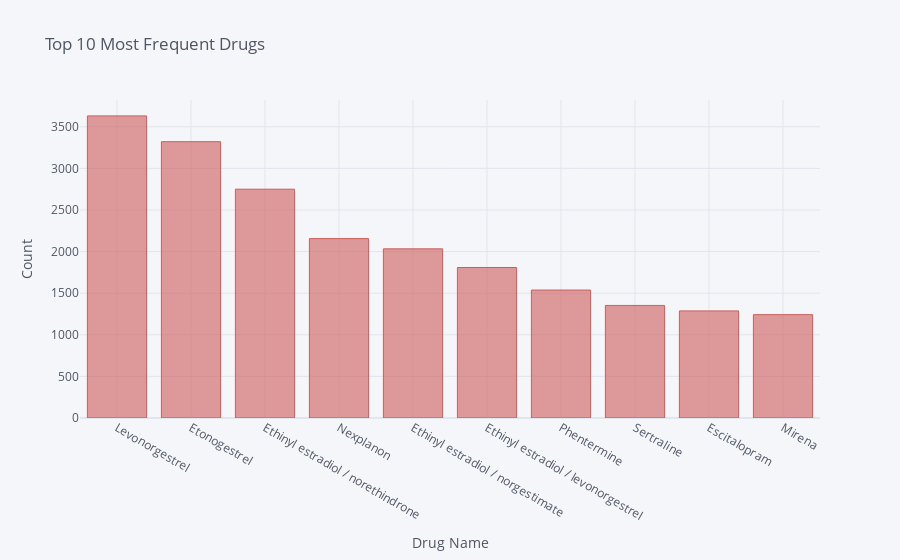

Here is the notebook cell this chart was saved with:
### Code cell
df.drugName.value_counts().iloc[:10].iplot(kind='bar', 
                                           title='Top 10 Most Frequent Drugs',
                                          xTitle='Drug Name',
                                          yTitle='Count',
                                          color='indianred')

### Figure 1 — Plotly figure (JSON) as saved in the notebook; plotly's stock layout.template omitted (floating-point values rounded to 4 significant figures)
{"data": [{"marker": {"color": "rgba(205, 92, 92, 0.6)", "line": {"color": "rgba(205, 92, 92, 1.0)", "width": 1}}, "name": "drugName", "orientation": "v", "text": "", "type": "bar", "x": ["Levonorgestrel", "Etonogestrel", "Ethinyl estradiol / norethindrone", "Nexplanon", "Ethinyl estradiol / norgestimate", "Ethinyl estradiol / levonorgestrel", "Phentermine", "Sertraline", "Escitalopram", "Mirena"], "y": [3631, 3321, 2750, 2156, 2033, 1809, 1538, 1353, 1287, 1242]}], "layout": {"legend": {"bgcolor": "#F5F6F9", "font": {"color": "#4D5663"}}, "paper_bgcolor": "#F5F6F9", "plot_bgcolor": "#F5F6F9", "title": {"font": {"color": "#4D5663"}, "text": "Top 10 Most Frequent Drugs"}, "xaxis": {"gridcolor": "#E1E5ED", "showgrid": true, "tickfont": {"color": "#4D5663"}, "title": {"font": {"color": "#4D5663"}, "text": "Drug Name"}, "zerolinecolor": "#E1E5ED"}, "yaxis": {"gridcolor": "#E1E5ED", "showgrid": true, "tickfont": {"color": "#4D5663"}, "title": {"font": {"color": "#4D5663"}, "text": "Count"}, "zerolinecolor": "#E1E5ED"}}}
